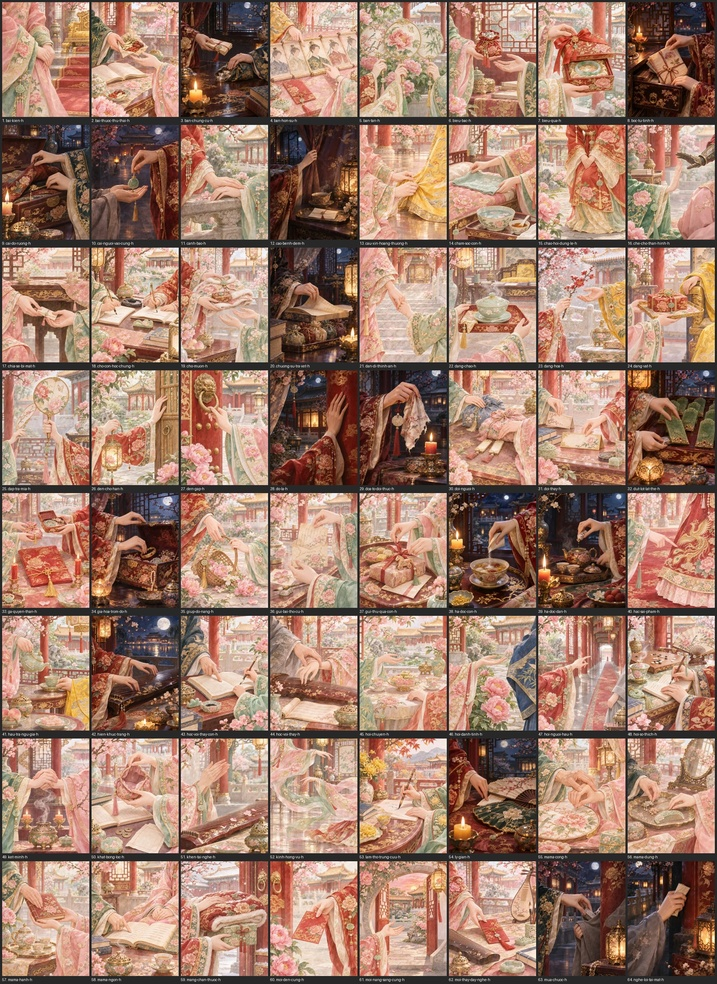
#> input picture dev/figwork/acts/hands-sheet-1.jpg, 717 x 984 px, shrunk from 1974 x 2710 before the run
$ python blk.py acts/hands-sheet-1.jpg
#> lines starting #> are read from the running program, lines starting #| are printed output that depends on the picture; after the words box and inside, x2 and y2 are one past the last pixel; in counts of white or black regions, pixels touching at a corner belong together
# blk.py files... : flag figures with large opaque near-black areas
import sys,glob
from PIL import Image
import numpy as np
for f in sys.argv[1:]:
    a=np.asarray(Image.open(f).convert('RGBA')).astype(int)
    op=a[...,3]>200; dark=op&(a[...,:3].max(axis=2)<25)
#> after `op = a[..., 3] > 200`: op: shape (984, 717) bool; every value is 1
#> after `dark = op & (a[..., :3].max(axis=2) < 25)`:
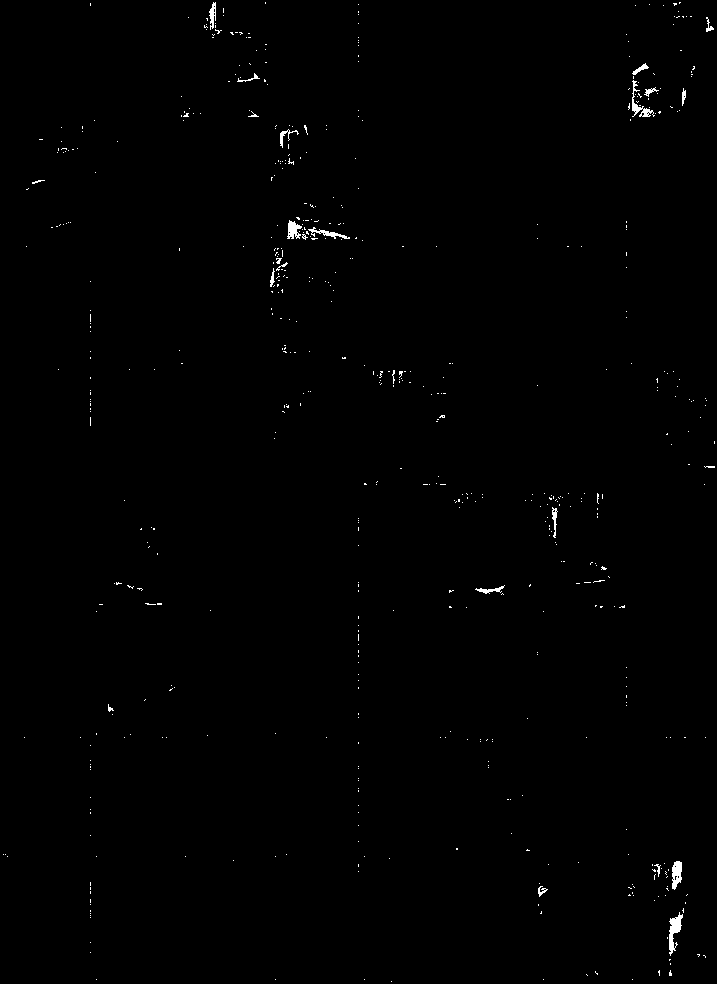
#> dark: shape (984, 717) bool; 0.46% white; 585 white regions (562 under 20 px), largest, box (x1, y1, x2, y2) and area: (669, 912, 683, 956) 285, (672, 861, 682, 890) 213, (632, 80, 655, 117) 208
    r=dark.sum()/max(1,op.sum())
#> r = 0.0046
    if r>0.03: print("DARK",f,round(r,3))
